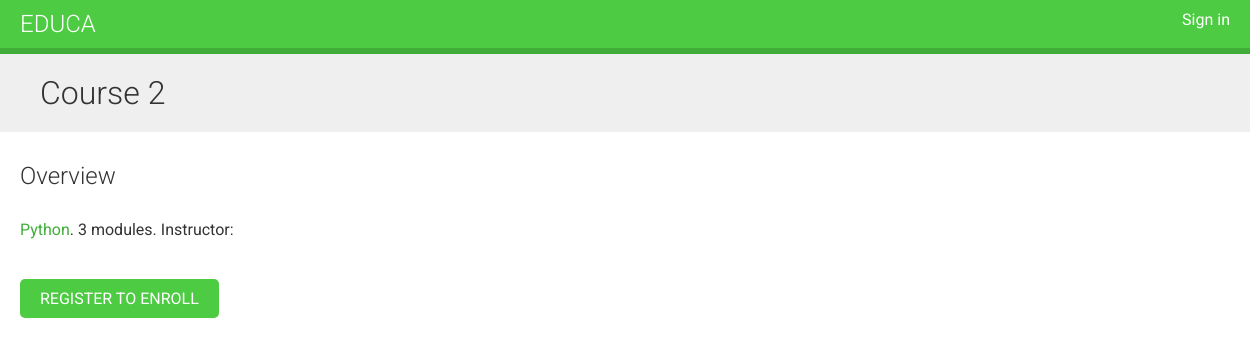
The page /course/course2/ on the database as committed earlier.
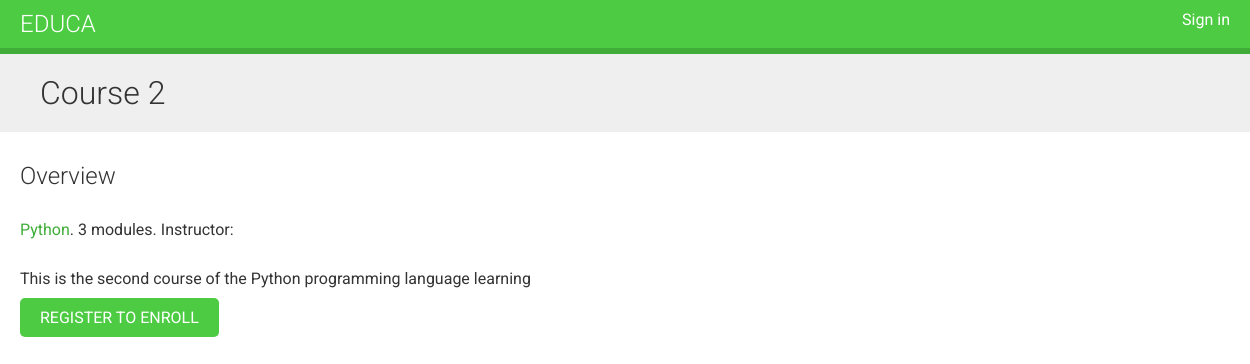
The same page on the database as committed later.
### courses/models.py (models this page shows, shortened)
class Course(models.Model):
    owner = models.ForeignKey(User,
                              related_name='courses_created',
                              on_delete=models.CASCADE)
    subject = models.ForeignKey(Subject,
                                related_name='courses',
                                on_delete=models.CASCADE)
    title = models.CharField(max_length=200)
    slug = models.SlugField(max_length=200, unique=True)
    overview = models.TextField()
    created = models.DateTimeField(auto_now_add=True)
    students = models.ManyToManyField(User,
                                      related_name='courses_joined',
                                      blank=True)
    class Meta:
        ordering = ['-created']

### courses/views.py (the view)
class CourseDetailView(DetailView):
    model = Course
    template_name = 'courses/course/detail.html'
    def get_context_data(self, **kwargs):
        context = super().get_context_data(**kwargs)
        context['enroll_form'] = CourseEnrollForm(
            initial={'course': self.object})
        return context

### courses/templates/courses/course/detail.html (shortened to what this page needs)
{% extends "base.html" %}
{% block content %}
    {% with subject=object.subject %}
    <h1>
        {{ object.title }}
    </h1>
    <div class="module">
        <h2>Overview</h2>
        <p>
            <a href="{% url "course_list_subject" subject.slug %}">
            {{ subject.title }}</a>.
            {{ object.modules.count }} modules.
            Instructor: {{ object.owner.get_full_name }}
        </p>
        {{ object.overview|linebreaks }}
        {% if request.user.is_authenticated %}
            <form action="{% url "student_enroll_course" %}" method="post">
                {{ enroll_form }}
                {% csrf_token %}
                <input type="submit" value="Enroll now">
            </form>
        {% else %}
            <a href="{% url "student_registration" %}" class="button">
                Register to enroll
            </a>
        {% endif %}
    </div>
    {% endwith %}
{% endblock %}

Rows that differ between the two databases and show on the page:
changed Course "Course 2": overview (not shown) → "This is the second course of the Python programming language learning"
